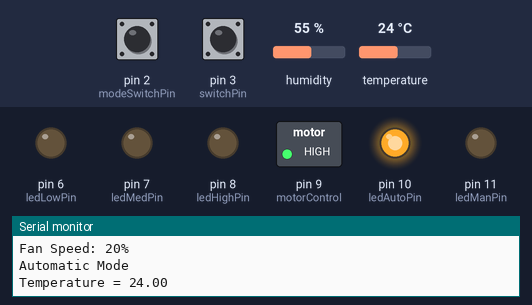
Bench run of a sketch on a simulated Arduino Uno, built with avr-gcc and run on an emulated ATmega328P. Parts: switched loads named in the sketch (green lamp = pin HIGH), output pins drawn as LEDs (lit = HIGH), the last lines printed to the serial monitor. Inputs (shaded band) come from the test bench; at power-on: pin 2 (modeSwitchPin) LOW, pin 3 (switchPin) LOW, humidity 55 %, temperature 24 °C.

Above: at 1.2 s.
1.3 s: pin 2 (modeSwitchPin) pulled HIGH for 1 s
At 4.3 s:
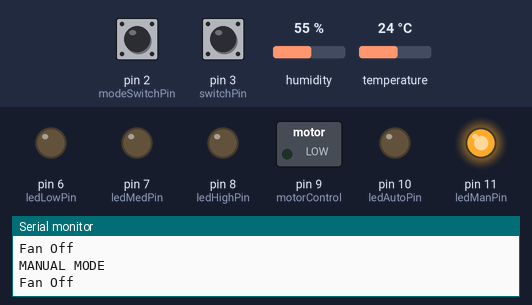
4.6 s: pin 3 (switchPin) pulled HIGH for 0.6 s
At 6.6 s:
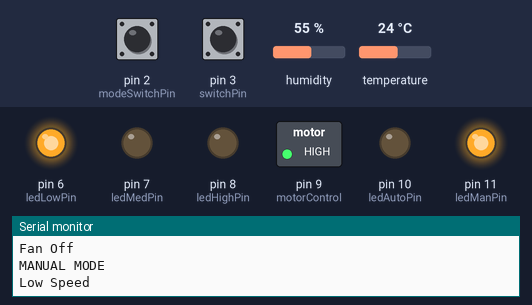
7.7 s: pin 3 (switchPin) pulled HIGH for 1 s
At 9.9 s:
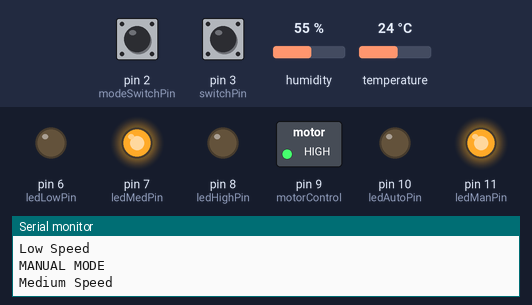
10.7 s: pin 3 (switchPin) pulled HIGH for 3.2 s
At 15.0 s:
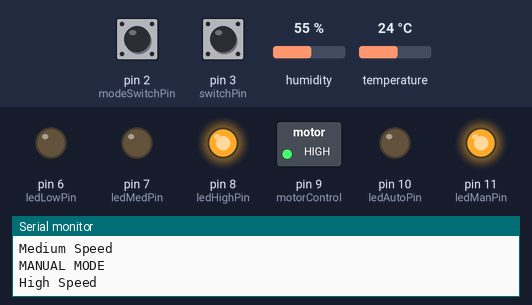
15.8 s: pin 2 (modeSwitchPin) pulled HIGH for 0.6 s
At 18.6 s:
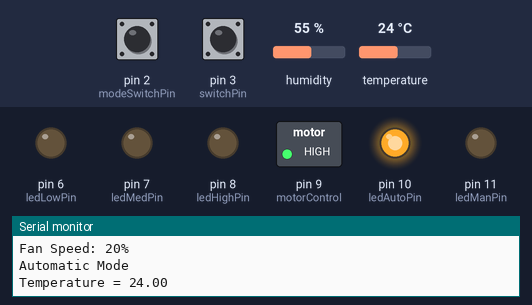
18.9 s: pin 2 (modeSwitchPin) pulled HIGH for 3.2 s
At 23.0 s:
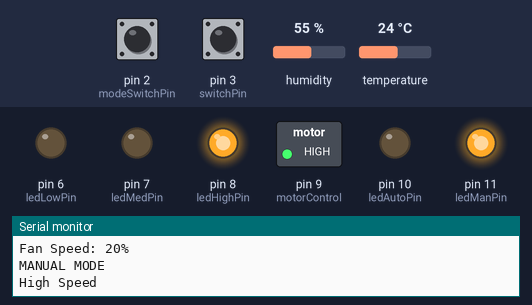
Timing chart, 0 to 24.5 s (numbered marks = the images above; inputs shaded):
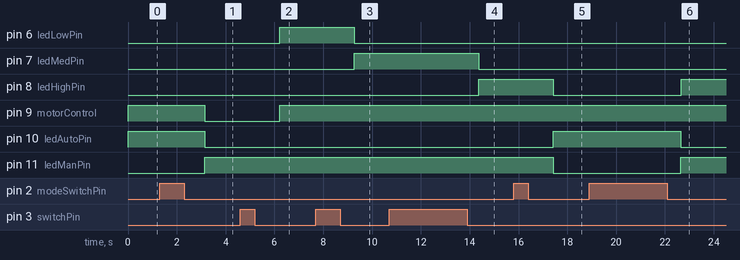

The sketch:

Auto_Manual_Switch.ino
```cpp
//***AUTO/MANUAL SWITCH***//
//How are the switches wired? If you've set them to INPUT you will need external pull-up resistors 1k to Vcc.
//Thank you so much! I don't know why I had forgot to implement that into my circuit. It works as intended now!

int modeSwitchPin = 2;              // switch is connected to pin 2
int ledAutoPin = 10;
int ledManPin = 11;

int val;                        // variable for reading the pin status
int val2;                       // variable for reading the delayed status
int modeButtonState;                // variable to hold the button state
int Mode = 0;

//***AUTO SPEED CONTROL***//

#include <dht.h>

#define dht_dpin 12

dht DHT;

#define motorControl 9


//***MANUAL SPEED CONTROL

int switchPin = 3;              // switch is connected to pin 3
int ledLowPin = 6;
int ledMedPin = 7;
int ledHighPin = 8;
int motorPin = 9;

int val3;                        // variable for reading the pin status
int val4;                       // variable for reading the delayed status
int manSpeedButtonState;                // variable to hold the button state
int State = 0;


void setup()
{
  //***AUTO/MANUAL SWITCH SETUP***//

  pinMode(modeSwitchPin, INPUT);    // Set the switch pin as input
  pinMode(ledAutoPin, OUTPUT);
  pinMode(ledManPin, OUTPUT);
  modeButtonState = digitalRead(modeSwitchPin);   // read the initial state


  //***MANUAL SPEED CONTROL SETUP***//

  pinMode(switchPin, INPUT);
  pinMode(ledLowPin, OUTPUT);
  pinMode(ledMedPin, OUTPUT);
  pinMode(ledHighPin, OUTPUT);
  pinMode(motorPin, OUTPUT);
  manSpeedButtonState = digitalRead(switchPin);   // read the initial state

  //***AUTO SPEED CONTROL SETUP***//
  pinMode(motorControl, OUTPUT);
  analogWrite(motorControl, 255);

  Serial.begin(9600);
}

void loop()
{


  //***AUTO/MANUAL SWITCH LOOP***//

  val = digitalRead(modeSwitchPin);      // read input value and store it in val
  delay(10);                         // 10 milliseconds is a good amount of time
  val2 = digitalRead(modeSwitchPin);     // read the input again to check for bounces
  if (val == val2) {                 // make sure we got 2 consistant readings!
    if (val != modeButtonState) {          // the button state has changed!
      if (val == LOW) {                // check if the button is pressed
        if (Mode == 0) {
          Mode = 1;
        } else {
          if (Mode == 1) {
            Mode = 0;
          }
        }
      }
    }
  }
  modeButtonState = val;                 // save the new state in our variable


  if (Mode == 0)  //***FAN IS IN AUTOMATIC MODE***//
  {
    digitalWrite(ledAutoPin, HIGH);
    digitalWrite(ledManPin, LOW);
    Serial.println("Automatic Mode");

    digitalWrite(ledLowPin, LOW);
    digitalWrite(ledMedPin, LOW);
    digitalWrite(ledHighPin, LOW);


    //***AUTO SPEED CONTROL LOOP***//

    DHT.read11(dht_dpin);

    int temp = DHT.temperature;
    Serial.print("Temperature = ");
    Serial.println(DHT.temperature);
    delay(1000);

    if (temp >= 29)
    {
      digitalWrite(motorControl, 255);
      Serial.println("Fan Speed: 100%");
      delay(10);
    }

    else if (temp == 28)
    {
      digitalWrite(motorControl, 204);
      Serial.println("Fan Speed: 80%");
      delay(10);
    }

    else if (temp == 27)
    {
      digitalWrite(motorControl, 153);
      Serial.println("Fan Speed: 60%");
      delay(10);
    }

    else if (temp == 26)
    {
      digitalWrite(motorControl, 102);
      Serial.println("Fan Speed: 40%");
      delay(10);
    }

    else if (temp <= 25)
    {
      digitalWrite(motorControl, 51);
      Serial.println("Fan Speed: 20%");
      delay(10);
    }

  }

  if (Mode == 1)  //***FAN IS IN MANUAL MODE***//
  {
    digitalWrite(ledAutoPin, LOW);
    digitalWrite(ledManPin, HIGH);
    Serial.println("MANUAL MODE");


    //***MANUAL SPEED LOOP***//

    val3 = digitalRead(switchPin);      // read input value and store it in val
    delay(10);                         // 10 milliseconds is a good amount of time
    val4 = digitalRead(switchPin);     // read the input again to check for bounces
    if (val3 == val4)
    { // make sure we got 2 consistant readings!
      if (val3 != manSpeedButtonState)
      { // the button state has changed!
        if (val3 == LOW)
        { // check if the button is pressed
          if (State == 0)
          {
            State = 1;
          }
          else if (State == 1)
          {
            State = 2;
          }
          else if (State == 2)
          {
            State = 3;
          }
          else if (State == 3)
          {
            State = 0;
          }
        }
      }
    }
    manSpeedButtonState = val3;                 // save the new state in our variable


    // Now do whatever the lightMode indicates
    if (State == 0) { // all-off
      digitalWrite(ledLowPin, LOW);
      digitalWrite(ledMedPin, LOW);
      digitalWrite(ledHighPin, LOW);
      digitalWrite(motorPin, 0);
      Serial.println("Fan Off");
      delay(1000);
    }

    if (State == 1) {
      digitalWrite(ledLowPin, HIGH);
      digitalWrite(ledMedPin, LOW);
      digitalWrite(ledHighPin, LOW);
      digitalWrite(motorPin, 85);
      Serial.println("Low Speed");
      delay(1000);
    }
    if (State == 2)
    {
      digitalWrite(ledLowPin, LOW);
      digitalWrite(ledMedPin, HIGH);
      digitalWrite(ledHighPin, LOW);
      digitalWrite(motorPin, 170);
      Serial.println("Medium Speed");
      delay(1000);
    }
    if (State == 3)
    {
      digitalWrite(ledLowPin, LOW);
      digitalWrite(ledMedPin, LOW);
      digitalWrite(ledHighPin, HIGH);
      digitalWrite(motorPin, 255);
      Serial.println("High Speed");
      delay(1000);
    }
  }
}
```

Measured:
- after the input at 1.3 s, pin 9 (motorControl): HIGH → LOW after 1.9 s; pin 10 (ledAutoPin): HIGH → LOW after 1.8 s; pin 11 (ledManPin): LOW → HIGH after 1.8 s
- after the input at 4.6 s, pin 6 (ledLowPin), pin 9 (motorControl): LOW → HIGH after 1.6 s
- after the input at 7.7 s, pin 6 (ledLowPin): HIGH → LOW after 1.6 s; pin 7 (ledMedPin): LOW → HIGH after 1.6 s
- after the input at 10.7 s, pin 7 (ledMedPin): HIGH → LOW after 3.7 s; pin 8 (ledHighPin): LOW → HIGH after 3.7 s
- after the input at 15.8 s, pin 8 (ledHighPin), pin 11 (ledManPin): HIGH → LOW after 1.6 s; pin 10 (ledAutoPin): LOW → HIGH after 1.6 s
- after the input at 18.9 s, pin 8 (ledHighPin): LOW → HIGH after 3.8 s; pin 10 (ledAutoPin): HIGH → LOW after 3.7 s; pin 11 (ledManPin): LOW → HIGH after 3.7 s
